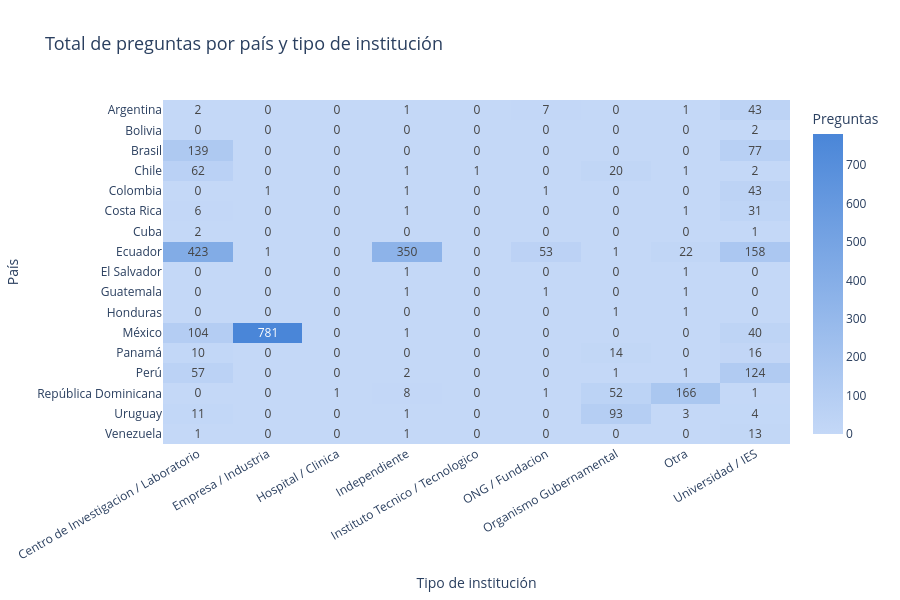

The cell this chart's notebook holds for it:
### Code cell
pivot = cantidad_pais_tipo.pivot(
    index="País",
    columns="Tipo de institución",
    values="Total preguntas aportadas"
).fillna(0)

fig = px.imshow(
    pivot,
    title="Total de preguntas por país y tipo de institución",
    labels={"color": "Preguntas"},
    color_continuous_scale=["#C4D8F7", "#4A86D8"],
    text_auto=True,
    aspect="auto"
)
fig.update_layout(
    height=600, paper_bgcolor="white",
    title_font_size=18, xaxis_tickangle=-30
)
fig.show()

### Figure 1 — Plotly figure (JSON) as saved in the notebook; plotly's stock layout.template omitted (floating-point values rounded to 4 significant figures; data arrays with more than 128 entries replaced by an {"elided": "..."} marker saying what was removed)
{"data": [{"coloraxis": "coloraxis", "hovertemplate": "Tipo de institución: %{x}<br>País: %{y}<br>Preguntas: %{z}<extra></extra>", "name": "0", "texttemplate": "%{z}", "type": "heatmap", "x": ["Centro de Investigacion / Laboratorio", "Empresa / Industria", "Hospital / Clinica", "Independiente", "Instituto Tecnico / Tecnologico", "ONG / Fundacion", "Organismo Gubernamental", "Otra", "Universidad / IES"], "xaxis": "x", "y": ["Argentina", "Bolivia", "Brasil", "Chile", "Colombia", "Costa Rica", "Cuba", "Ecuador", "El Salvador", "Guatemala", "Honduras", "México", "Panamá", "Perú", "República Dominicana", "Uruguay", "Venezuela"], "yaxis": "y", "z": {"elided": "17x9 float values"}}], "layout": {"coloraxis": {"colorbar": {"title": {"text": "Preguntas"}}, "colorscale": [[0, "#C4D8F7"], [1, "#4A86D8"]]}, "height": 600, "paper_bgcolor": "white", "title": {"font": {"size": 18}, "text": "Total de preguntas por país y tipo de institución"}, "xaxis": {"anchor": "y", "domain": [0, 1], "tickangle": -30, "title": {"text": "Tipo de institución"}}, "yaxis": {"anchor": "x", "autorange": "reversed", "domain": [0, 1], "title": {"text": "País"}}}}
